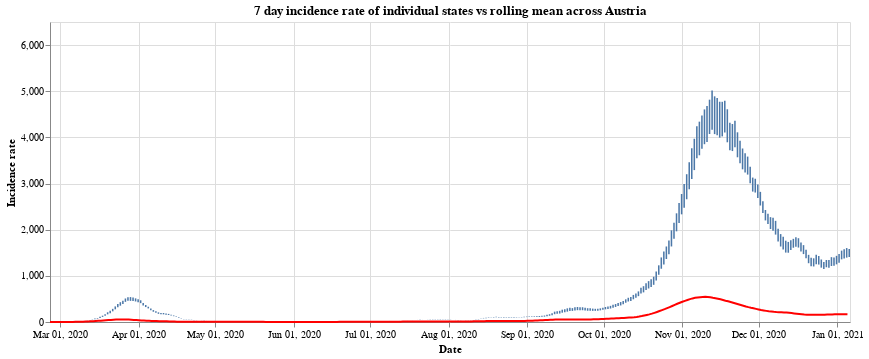

Notebook code for this chart:
### Markdown cell above
Finally we have the

### Code cell
#collapse
states = at_data['Bundesland'].unique()
states.sort()

selection = alt.selection_single(
    name='Select',
    fields=['Bundesland'],
    init={'Bundesland': 'Vorarlberg'},
    bind={'Bundesland': alt.binding_select(options=states)}
)

# scatter plot, modify opacity based on selection
bars = alt.Chart(at_data).mark_bar().add_selection(
    selection
).encode(
    x=alt.X("yearmonthdate(Time):T", axis=alt.Axis(title='Date')),
    y=alt.Y("SiebenTageInzidenzFaelle:Q", axis=alt.Axis(title='Incidence rate')),
    tooltip='SiebenTageInzidenzFaelle:Q',
    opacity=alt.condition(selection, alt.value(1), alt.value(0))
).properties(title=f'7 day incidence rate of individual states vs rolling mean across Austria', width=800)

line = alt.Chart(all_austria).mark_line(
    color='red',
    size=2,
).transform_window(
    rolling_mean='mean(SiebenTageInzidenzFaelle)',
    frame=[0, 7]
).encode(
    x='yearmonthdate(Time):T',
    y='rolling_mean:Q'
)

alt.layer(bars, line)

### Figure 1 — Vega-Lite specification as saved in the notebook (floating-point values rounded to 4 significant figures; data arrays with more than 128 entries replaced by an {"elided": "..."} marker saying what was removed)
{"config": {"view": {"continuousWidth": 400, "continuousHeight": 300}}, "layer": [{"data": {"name": "data-c362c358a3f45a149db61be902d04d47"}, "mark": "bar", "encoding": {"opacity": {"condition": {"value": 1, "selection": "Select"}, "value": 0}, "tooltip": {"type": "quantitative", "field": "SiebenTageInzidenzFaelle"}, "x": {"type": "temporal", "axis": {"title": "Date"}, "field": "Time", "timeUnit": "yearmonthdate"}, "y": {"type": "quantitative", "axis": {"title": "Incidence rate"}, "field": "SiebenTageInzidenzFaelle"}}, "selection": {"Select": {"type": "single", "fields": ["Bundesland"], "init": {"Bundesland": "Vorarlberg"}, "bind": {"Bundesland": {"input": "select", "options": ["Burgenland", "Kärnten", "Niederösterreich", "Oberösterreich", "Salzburg", "Steiermark", "Tirol", "Vorarlberg", "Wien", "Österreich"]}}}}, "title": "7 day incidence rate of individual states vs rolling mean across Austria", "width": 800}, {"data": {"name": "data-90412cba485802d6259cc30aab4f4e55"}, "mark": {"type": "line", "color": "red", "size": 2}, "encoding": {"x": {"type": "temporal", "field": "Time", "timeUnit": "yearmonthdate"}, "y": {"type": "quantitative", "field": "rolling_mean"}}, "transform": [{"window": [{"op": "mean", "field": "SiebenTageInzidenzFaelle", "as": "rolling_mean"}], "frame": [0, 7]}]}], "$schema": "https://vega.github.io/schema/vega-lite/v4.8.1.json", "datasets": {"data-c362c358a3f45a149db61be902d04d47": {"elided": "3150 records"}, "data-90412cba485802d6259cc30aab4f4e55": {"elided": "315 records"}}}
